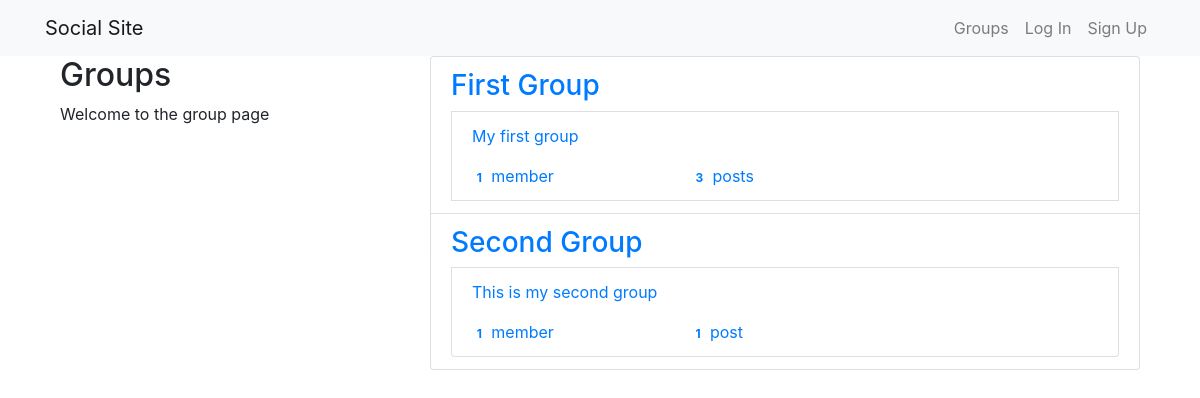
The app's page /groups/ with its own data.
### groups/models.py (models this page shows, shortened)
class Group(models.Model):
    name = models.CharField(max_length=256, unique=True)
    slug = models.SlugField(allow_unicode=True, unique=True)
    description = models.TextField(blank=True, default='')
    description_html = models.TextField(editable=False, default='', blank=True)
    members = models.ManyToManyField(User, through='GroupMember')
    class Meta:
        ordering = ['name']

### groups/views.py (the view)
# urls.py: path('', views.ListGroups.as_view(),name='all'),
class ListGroups(generic.ListView):
    model = Group

### groups/templates/groups/group_list.html (shortened to what this page needs)
{% extends "groups/group_base.html" %}
{% block pregroup %}
  <div class="col-md-4">
    <div class="content">
      <h2>Groups</h2>
      <p>Welcome to the group page</p>
    </div>
  </div>
{% endblock  %}
{% block group_content %}
  <div class="col-md-8">
    <div class="list-group">
      {% for group in object_list %}
        <a class='list-group-item' href="{% url 'groups:single' slug=group.slug %}" id='not_underline'>
          <h3 class="title list-group-item-heading">{{ group.name }}</h3>
          <div class="list-group-item container-fluid">
            {{ group.description_html|safe}}
            <div class="row">
              <div class="col-md-4">
                <span class='badge'>{{ group.members.count }}</span>
                member{{ group.members.count|pluralize }}
              </div>
              <div class="col-md-4">
                <span class="badge">{{ group.posts.count }}</span>
                post{{ group.posts.count|pluralize }}
              </div>
            </div>
          </div>
        </a>
      {% endfor %}
    </div>
  </div>
{% endblock  %}

### records on screen
Group: name "First Group", description_html "My first group", members.count "1", posts.count "3"
Group: name "Second Group", description_html "This is my second group", members.count "1", posts.count "1"
